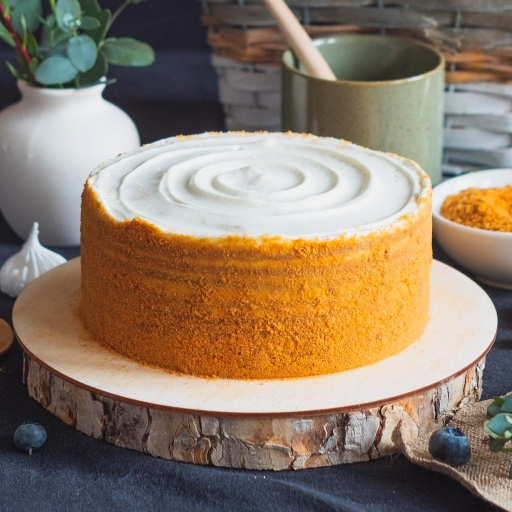
#> input picture pnp_inversion/scripts/example_cake.jpg, 512 x 512 px
$ python -i analyze_worst_reconstruction_source_features.py   (imports and definitions only)
#> lines starting #> are read from the running program, lines starting #| are printed output that depends on the picture
#!/usr/bin/env python3
"""Compare source-image traits of worst reconstruction cases with valid PIE population."""
from __future__ import annotations
import csv, json, math
from pathlib import Path
import numpy as np
from PIL import Image

EDITORS=("pix2pix-zero","masactrl","pnp")
METRICS=("structure_distance","lpips_unedit_part","mse_unedit_part","psnr_unedit_part","ssim_unedit_part")
def finite(x):
    try: return math.isfinite(float(x))
    except (ValueError, TypeError): return False
def unedited_fraction(item):
    total=512*512; edited=0; rle=item["mask"]
    for start,length in zip(rle[::2],rle[1::2]): edited += max(0, min(length, total-start))
    edited += 2*512 + 2*(512-2) # same forced border as evaluation
    return max(0,total-edited)/total
def features(path):
    rgb=np.asarray(Image.open(path).convert("RGB").resize((256,256)),dtype=np.float32)/255
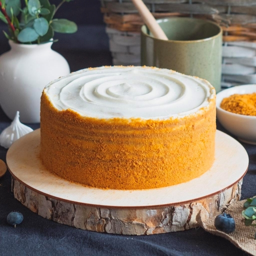
#> rgb: shape (256, 256, 3) float32; mean R, G, B 0.551, 0.481, 0.407
    gray=rgb @ np.array([.299,.587,.114],dtype=np.float32)
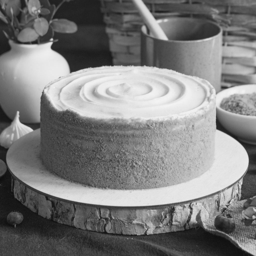
#> gray: shape (256, 256) float32; min 0.0561, max 0.956, mean 0.493
    hist=np.histogram(gray,bins=256,range=(0,1))[0].astype(np.float64); prob=hist/hist.sum(); prob=prob[prob>0]
#> after `hist = np.histogram(gray, bins=256, range=(0, 1))[0].astype(np.float64`: hist = 256 values, max 997 at index 229, min 0 at index 0, mean 256
#> after `prob = hist / hist.sum()`: prob = 256 values, max 0.0152 at index 229, min 0 at index 0, mean 0.00391
#> after `prob = prob[prob > 0]`: prob = 231 values, max 0.0152 at index 215, min 1.53e-05 at index 0, mean 0.00433
    maxc=rgb.max(axis=2); minc=rgb.min(axis=2)
#> after `maxc = rgb.max(axis=2)`:
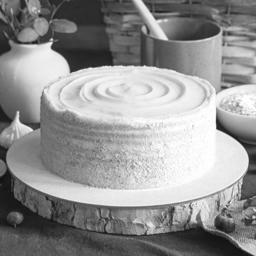
#> maxc: shape (256, 256) float32; min 0.0667, max 1, mean 0.573
#> after `minc = rgb.min(axis=2)`:
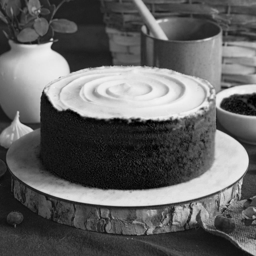
#> minc: shape (256, 256) float32; min 0, max 0.953, mean 0.388
    return {
      "luminance_std":float(gray.std()),
      "mean_saturation":float(np.mean((maxc-minc)/np.maximum(maxc,1e-6))),
      "grayscale_entropy":float(-(prob*np.log2(prob)).sum()),
      "edge_energy":float((np.abs(np.diff(gray,axis=0)).mean()+np.abs(np.diff(gray,axis=1)).mean())/2),
    }
def main():
    import argparse
    ap=argparse.ArgumentParser(); ap.add_argument('--data',type=Path,required=True); ap.add_argument('--metrics-root',type=Path,required=True); ap.add_argument('--selection-root',type=Path,required=True); ap.add_argument('--output',type=Path,required=True); a=ap.parse_args()
    mapping=json.loads((a.data/'mapping_file.json').read_text())
    results={}
    for editor in EDITORS:
      method='lora+directinversion+'+editor
      with (a.metrics_root/f'{method}.csv').open() as f: raw=list(csv.DictReader(f))
      valid=[r for r in raw if all(finite(r.get(f'{method}|{m}')) for m in METRICS)]
      with (a.selection_root/editor/'worst.csv').open() as f: worst_ids={r['file_id'] for r in csv.DictReader(f)}
      rows=[]
      for row in valid:
        item=mapping[row['file_id']]; path=a.data/'annotation_images'/item['image_path']
        row_features=features(path); row_features['unedited_fraction']=unedited_fraction(item)
        path_parts=item['image_path'].split('/')
        row_features['source_domain']='random' if path_parts[0].startswith('0_random') else path_parts[1]
        row_features['is_worst']=row['file_id'] in worst_ids; rows.append(row_features)
      worst=[r for r in rows if r['is_worst']]; rest=[r for r in rows if not r['is_worst']]
      item={"n_worst":len(worst),"n_rest":len(rest),"source_domain":{"worst":{},"rest":{}}}
      for label,group in (("worst",worst),("rest",rest)):
        for domain in ('1_artificial','2_natural','random'): item['source_domain'][label][domain]=sum(r['source_domain']==domain for r in group)/len(group)
      for key in ('luminance_std','mean_saturation','grayscale_entropy','edge_energy','unedited_fraction'):
        w=np.array([r[key] for r in worst]); rr=np.array([r[key] for r in rest]); pooled=np.sqrt((w.var()+rr.var())/2)
        item[key]={"worst_mean":float(w.mean()),"rest_mean":float(rr.mean()),"standardized_difference":float((w.mean()-rr.mean())/pooled) if pooled else 0.0}
      results[editor]=item
    a.output.parent.mkdir(parents=True,exist_ok=True); a.output.write_text(json.dumps(results,indent=2)+'\n')
    print(json.dumps(results,indent=2))
# [1 line not run here, left out]

>>> result = features('../../pnp_inversion/scripts/example_cake.jpg')
#> result = {'luminance_std': 0.261, 'mean_saturation': 0.315, 'grayscale_entropy': 7.68, 'edge_energy': 0.0283}
